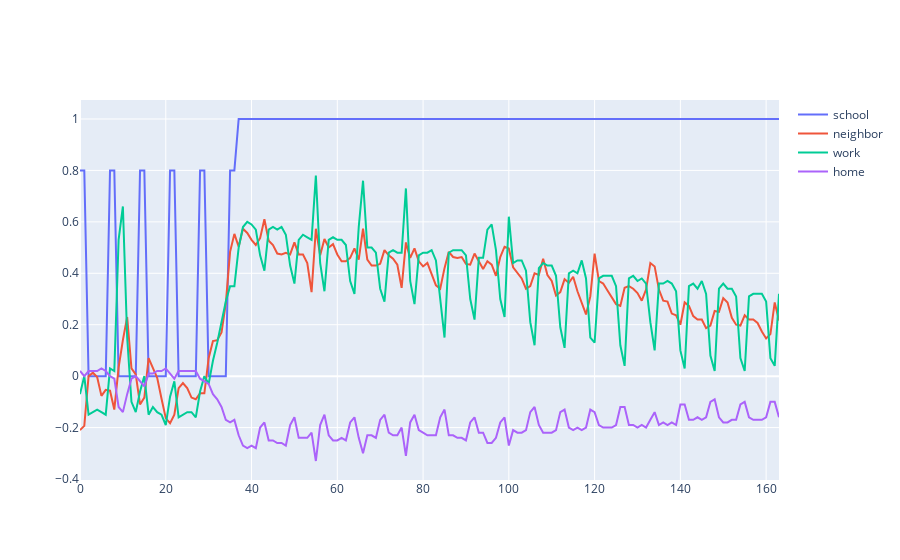

Here is the notebook cell this chart was saved with:
### Code cell
import plotly.graph_objects as go

fig = go.Figure()

fig.add_trace(go.Scatter(x = mobility_trends.index, y = mobility_trends['school'], name='school'))
fig.add_trace(go.Scatter(x = mobility_trends.index, y = mobility_trends['neighbor'], name='neighbor'))
fig.add_trace(go.Scatter(x = mobility_trends.index, y = mobility_trends['work'], name='work'))
fig.add_trace(go.Scatter(x = mobility_trends.index, y = mobility_trends['home'], name='home'))

### Figure 1 — Plotly figure (JSON) as saved in the notebook; plotly's stock layout.template omitted (floating-point values rounded to 4 significant figures; data arrays with more than 128 entries replaced by an {"elided": "..."} marker saying what was removed)
{"data": [{"name": "school", "type": "scatter", "x": {"elided": "164 int values"}, "y": {"elided": "164 float values"}}, {"name": "neighbor", "type": "scatter", "x": {"elided": "164 int values"}, "y": {"elided": "164 float values"}}, {"name": "work", "type": "scatter", "x": {"elided": "164 int values"}, "y": {"elided": "164 float values"}}, {"name": "home", "type": "scatter", "x": {"elided": "164 int values"}, "y": {"elided": "164 float values"}}], "layout": {}}
